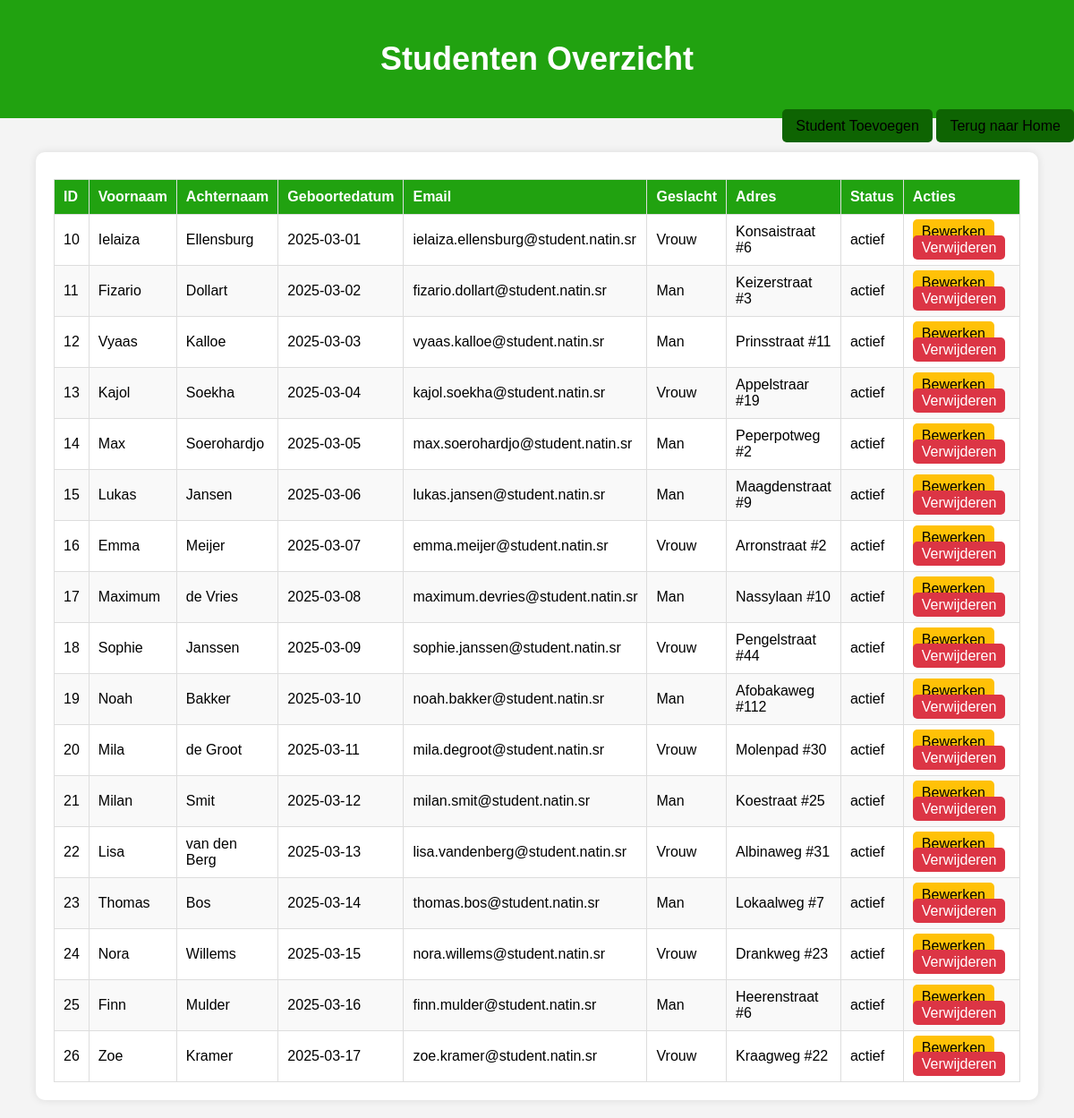
/student.php, run on the app's committed database.
### tables this page shows
CREATE TABLE `studenten` (
  `student_id` int NOT NULL,
  `voornaam` varchar(50) NOT NULL,
  `achternaam` varchar(50) NOT NULL,
  `geboortedatum` date DEFAULT NULL,
  `email` varchar(100) DEFAULT NULL,
  `adres` text,
  `geslacht` varchar(10) DEFAULT NULL,
  `status` enum('actief','deactief') DEFAULT NULL,
  `telefoon` varchar(15) NOT NULL,
  `wachtwoord` varchar(255) NOT NULL,
  `reset_token` varchar(255) DEFAULT NULL
);

### student.php (the view, shortened to what this page needs)
<?php
$servername = "localhost";
$username = "root";
$password = "";
$dbname = "wit";
$conn = new mysqli($servername, $username, $password, $dbname);
$sql = "SELECT student_id, voornaam, achternaam, geboortedatum, email, adres, geslacht, status
        FROM Studenten";
$result = $conn->query($sql);
?>
<!DOCTYPE html>
<html lang="nl">
<head>
    <link rel="stylesheet" href="assests/css/student.css">
</head>
<body>
    <div class="container">
    <div class="header">
        <h2>Studenten Overzicht</h2>
    </div>
    <div class="add-user-container">
        <a href="student.creat.php" class="add-user-btn">Student Toevoegen</a>
        <a href="admin.php" class="add-user-btn">Terug naar Home</a>
    </div>
    <div class="main-content">
        <div class="container-wrapper">
            <div class="table-container">
                <table id="personenTable">
                    <thead>
                        <tr>
                            <th>ID</th>
                            <th>Voornaam</th>
                            <th>Achternaam</th>
                            <th>Geboortedatum</th>
                            <th>Email</th>
                            <th>Geslacht</th>
                            <th>Adres</th>
                            <th>Status</th>
                            <th>Acties</th>
                        </tr>
                    </thead>
                    <tbody>
                        <?php
                        if ($result->num_rows > 0) {
                            while($row = $result->fetch_assoc()) {
                                echo "<tr>";
                                echo "<td>" . $row['student_id'] . "</td>";
                                echo "<td>" . $row['voornaam'] . "</td>";
                                echo "<td>" . $row['achternaam'] . "</td>";
                                echo "<td>" . $row['geboortedatum'] . "</td>";
                                echo "<td>" . $row['email'] . "</td>";
                                echo "<td>" . $row['geslacht'] . "</td>";
                                echo "<td>" . $row['adres'] . "</td>";
                                echo "<td>" . $row['status'] . "</td>";
                                echo "<td>
                                        <a href='student.update.php?id=" . $row['student_id'] . "' class='edit-btn'>Bewerken</a>
                                        <a href='#' onclick='confirmDelete(" . $row['student_id'] . ")' class='delete-btn'>Verwijderen</a>
                                      </td>";
                                echo "</tr>";
                            }
                        } else {
                            echo "<tr><td colspan='9'>Geen studenten gevonden</td></tr>";
                        }
                        ?>
                    </tbody>
                </table>
            </div>
        </div>
    </div>
</body>
</html>

### assests/css/student.css (style rules this page uses)
body { font-family: Arial, sans-serif; background-color: #f4f4f4; margin: 0; padding: 0; }
.header { background-color: hsl(113, 82%, 35%); color: white; text-align: center; padding: 15px; font-size: 24px; font-weight: bold; }
.main-content { width: 90%; margin: 20px auto; background: white; padding: 20px; border-radius: 10px; box-shadow: 0 0 10px rgba(0, 0, 0, 0.1); }
.add-user-container { text-align: right; margin-bottom: 20px; }
.add-user-btn { background-color: #0e6402; color: black; padding: 10px 15px; text-decoration: none; border-radius: 5px; transition: background 0.3s; }
.table-container { overflow-x: auto; }
table { width: 100%; border-collapse: collapse; margin-top: 10px; }
table, th, td { border: 1px solid #ddd; }
th, td { padding: 10px; text-align: left; }
th { background-color: hsl(113, 82%, 35%); color: white; }
tr:nth-child(even) { background-color: #f9f9f9; }
.edit-btn, .delete-btn { padding: 5px 10px; text-decoration: none; border-radius: 5px; margin-right: 5px; }
.edit-btn { background-color: #ffc107; color: black; }
.delete-btn { background-color: #dc3545; color: white; }

### data on the page
studenten: student_id "10", voornaam "Ielaiza", achternaam "Ellensburg", geboortedatum "2025-03-01", email "ielaiza.ellensburg@student.natin.sr", geslacht "Vrouw", adres "Konsaistraat #6", status "actief"
studenten: student_id "11", voornaam "Fizario", achternaam "Dollart", geboortedatum "2025-03-02", email "fizario.dollart@student.natin.sr", geslacht "Man", adres "Keizerstraat #3", status "actief"
studenten: student_id "12", voornaam "Vyaas", achternaam "Kalloe", geboortedatum "2025-03-03", email "vyaas.kalloe@student.natin.sr", geslacht "Man", adres "Prinsstraat #11", status "actief"
studenten: student_id "13", voornaam "Kajol", achternaam "Soekha", geboortedatum "2025-03-04", email "kajol.soekha@student.natin.sr", geslacht "Vrouw", adres "Appelstraar #19", status "actief"
studenten: student_id "14", voornaam "Max", achternaam "Soerohardjo", geboortedatum "2025-03-05", email "max.soerohardjo@student.natin.sr", geslacht "Man", adres "Peperpotweg #2", status "actief"
studenten: student_id "15", voornaam "Lukas", achternaam "Jansen", geboortedatum "2025-03-06", email "lukas.jansen@student.natin.sr", geslacht "Man", adres "Maagdenstraat #9", status "actief"
studenten: student_id "16", voornaam "Emma", achternaam "Meijer", geboortedatum "2025-03-07", email "emma.meijer@student.natin.sr", geslacht "Vrouw", adres "Arronstraat #2", status "actief"
studenten: student_id "17", voornaam "Maximum", achternaam "de Vries", geboortedatum "2025-03-08", email "maximum.devries@student.natin.sr", geslacht "Man", adres "Nassylaan #10", status "actief"
studenten: student_id "18", voornaam "Sophie", achternaam "Janssen", geboortedatum "2025-03-09", email "sophie.janssen@student.natin.sr", geslacht "Vrouw", adres "Pengelstraat #44", status "actief"
studenten: student_id "19", voornaam "Noah", achternaam "Bakker", geboortedatum "2025-03-10", email "noah.bakker@student.natin.sr", geslacht "Man", adres "Afobakaweg #112", status "actief"
studenten: student_id "20", voornaam "Mila", achternaam "de Groot", geboortedatum "2025-03-11", email "mila.degroot@student.natin.sr", geslacht "Vrouw", adres "Molenpad #30", status "actief"
studenten: student_id "21", voornaam "Milan", achternaam "Smit", geboortedatum "2025-03-12", email "milan.smit@student.natin.sr", geslacht "Man", adres "Koestraat #25", status "actief"
studenten: student_id "22", voornaam "Lisa", achternaam "van den Berg", geboortedatum "2025-03-13", email "lisa.vandenberg@student.natin.sr", geslacht "Vrouw", adres "Albinaweg #31", status "actief"
studenten: student_id "23", voornaam "Thomas", achternaam "Bos", geboortedatum "2025-03-14", email "thomas.bos@student.natin.sr", geslacht "Man", adres "Lokaalweg #7", status "actief"
studenten: student_id "24", voornaam "Nora", achternaam "Willems", geboortedatum "2025-03-15", email "nora.willems@student.natin.sr", geslacht "Vrouw", adres "Drankweg #23", status "actief"
studenten: student_id "25", voornaam "Finn", achternaam "Mulder", geboortedatum "2025-03-16", email "finn.mulder@student.natin.sr", geslacht "Man", adres "Heerenstraat #6", status "actief"
studenten: student_id "26", voornaam "Zoe", achternaam "Kramer", geboortedatum "2025-03-17", email "zoe.kramer@student.natin.sr", geslacht "Vrouw", adres "Kraagweg #22", status "actief"
